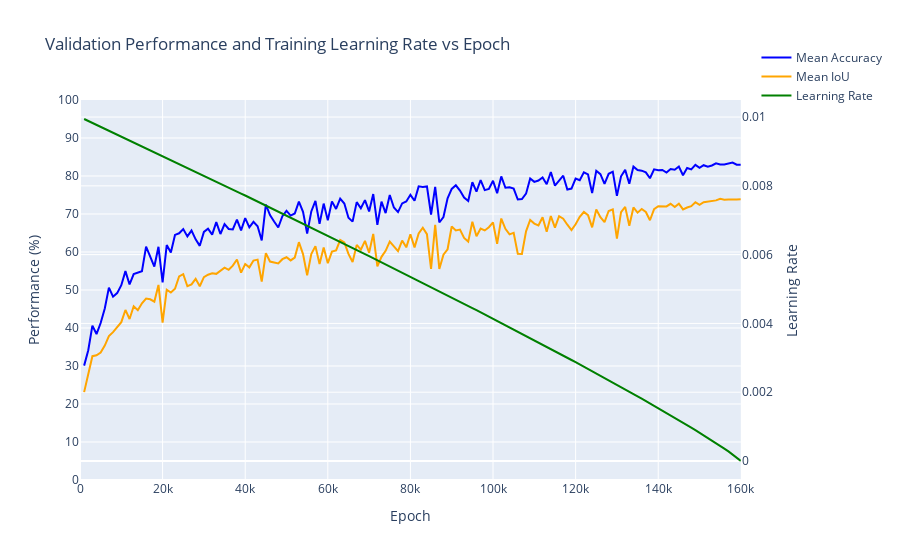

The notebook cell saved with this chart:
### Code cell
# Ablation 03, SEBNet BaselineDHead SGD, Pretrained, Batch Size 6, OHEM Cross Entropy, Edge Width 4, Edge Loss Weight 20.0 - 73.90 Best mIoU
log_file_path = '/home/robert.breslin/alessandro/paper_2/mmsegmentation/work_dirs/sebnet_baseline-d-head_1xb6_cityscapes/20250825_134116/20250825_134116.log'
epochs, mIoU, mAcc, lrs = parse_log_file(log_file_path)
plot_accuracies_and_lr_interactive(epochs, mAcc, mIoU, lrs, [0,160000])

### Figure 1 — Plotly figure (JSON) as saved in the notebook; plotly's stock layout.template omitted (floating-point values rounded to 4 significant figures; data arrays with more than 128 entries replaced by an {"elided": "..."} marker saying what was removed)
{"data": [{"line": {"color": "blue"}, "name": "Mean Accuracy", "type": "scatter", "x": {"elided": "160 int values"}, "xaxis": "x", "y": {"elided": "160 float values"}, "yaxis": "y"}, {"line": {"color": "orange"}, "name": "Mean IoU", "type": "scatter", "x": {"elided": "160 int values"}, "xaxis": "x", "y": {"elided": "160 float values"}, "yaxis": "y"}, {"line": {"color": "green"}, "name": "Learning Rate", "type": "scatter", "x": {"elided": "160 int values"}, "xaxis": "x", "y": {"elided": "160 float values"}, "yaxis": "y2"}], "layout": {"hovermode": "x unified", "legend": {"x": 1.15, "xanchor": "right", "y": 1.15, "yanchor": "top"}, "title": {"text": "Validation Performance and Training Learning Rate vs Epoch"}, "xaxis": {"anchor": "y", "domain": [0, 0.94], "range": [0, 160000], "title": {"text": "Epoch"}}, "yaxis": {"anchor": "x", "domain": [0, 1], "dtick": 10, "range": [0, 100], "title": {"text": "Performance (%)"}}, "yaxis2": {"anchor": "x", "overlaying": "y", "side": "right", "title": {"text": "Learning Rate"}}}}
